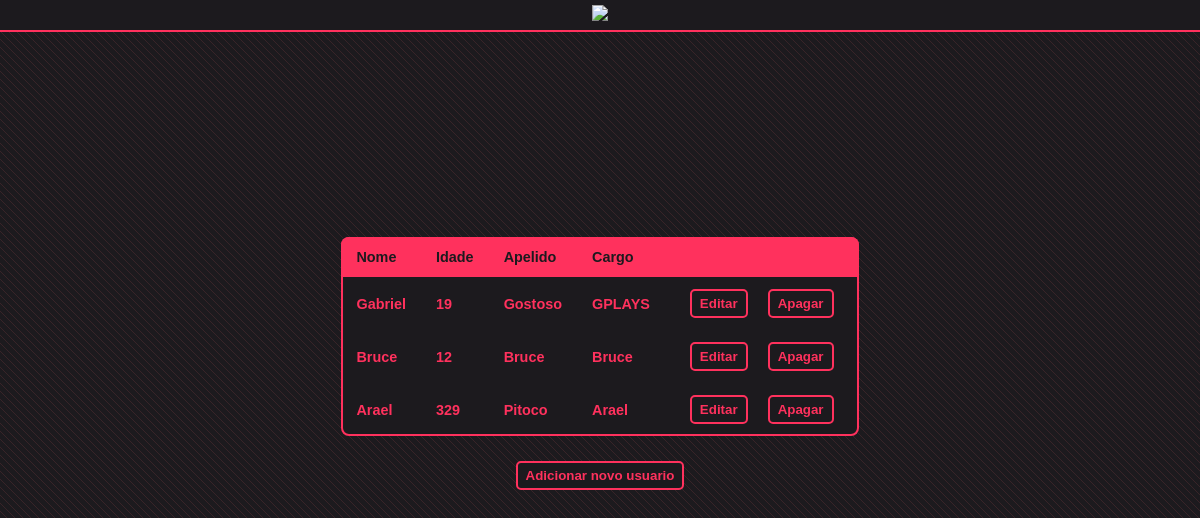
Before: / with the older database file.
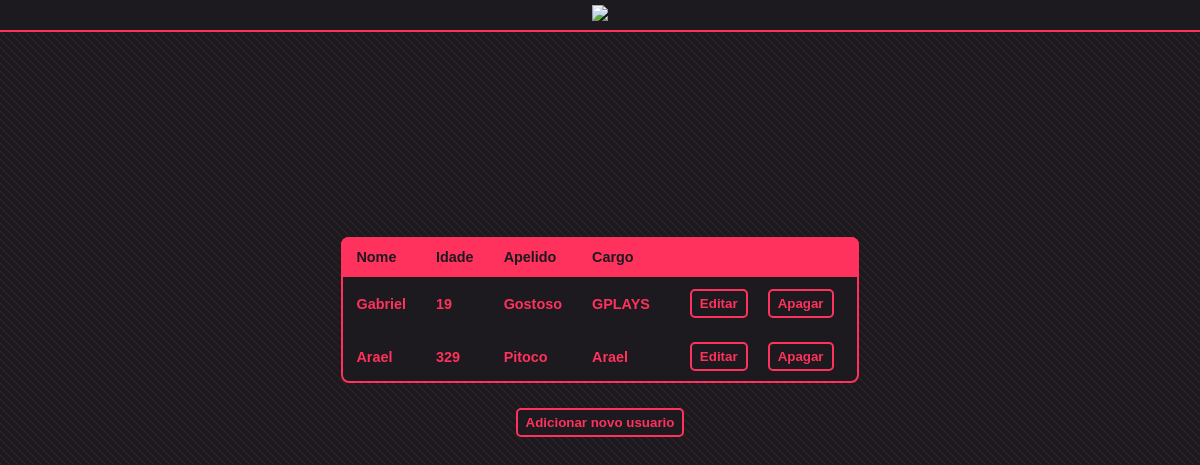
After: the same page with the newer database file.
### gplaysapi/models.py (models this page shows)
class Usuario(models.Model):
  Nome = models.CharField(max_length=50)
  Idade = models.IntegerField()
  Apelido = models.CharField(max_length=30)
  Cargo = models.CharField(max_length=30)

### gplaysapi/views.py (the view)
# urls.py: 2. Add a URL to urlpatterns:  path('', views.home, name='home')
def home(request):
    data = {}
    data['usuarios'] = Usuario.objects.all()
    return render(request, 'home.html', data)

### gplaysapi/templates/home.html (shortened to what this page needs)
<!DOCTYPE html>
<html lang="pt-br">
  <head>
    <header>
      <div class="logo">
        <img src="https://i.imgur.com/rF3bLoo.png">
      </div>
    </header>
  </head>
  <body>
    <div id="tabela">
      <div>
        <table class="styled-table">
          <thead>
            <tr>
              <th>Nome</th>
              <th>Idade</th>
              <th>Apelido</th>
              <th>Cargo</th>
              <th></th>
            </tr>
          </thead>
          <tbody>
            {% for usuario in usuarios %}
              <tr>
                <td>{{usuario.Nome}}</td>
                <td>{{usuario.Idade}}</td>
                <td>{{usuario.Apelido}}</td>
                <td>{{usuario.Cargo}}</td>
                <td class="table-buttons">
                  <button class="botao">
                    <a href="/edit/{{usuario.id}}">Editar</a>
                  </button>
                  <button class="botao">
                    <a href="/delete/{{usuario.id}}">Apagar</a>
                  </button>
                </td>
              </tr>
            {% endfor %}
          </tbody>
        </table>
      </div>
      <div id="divb">
        <button class="botao">
          <a href="/create">Adicionar novo usuario</a>
        </button>
      </div>
    </div>
  </body>
</html>

### gplaysapi/templates/home.html (style rules this page uses)
* { margin: 0; padding: 0; box-sizing: border-box; font-family: sans-serif; }
header { border-bottom: 2px solid #ff315d; text-align: center; color: #ff315d; background:#1c1a1e; }
.logo img { max-height: 40px; width:auto; margin:5px; }
body { height: 100vh; opacity: 1; background-size: 8px 8px; background-image: repeating-linear-gradient(45deg, #382428 0, #382428 0.8px, #1c1a1e 0, #1c1a1e 50%); }
#tabela { display: flex; width: 100%; height: auto; flex-direction: column; justify-content: center; align-items: center; margin-top: 15%; }
.styled-table { border-collapse: collapse; margin: 25px 0; font-size: 0.9em; min-width: 400px; box-shadow: 0 0 20px rgba(0, 0, 0, 0.15); max-width: 400px; overflow: hidden; border-radius:8px; box-shadow: 0px 0px 0px 2px #ff315d inset; background:#1c1a1e; }
.styled-table thead tr { background:#ff315d; color: #1c1a1e; text-align: left; }
.styled-table th, .styled-table td { padding: 12px 15px; }
.styled-table tbody tr { background: transparent; font-weight: bold; color: #ff315d; }
.styled-table tbody { background: transparent; font-weight: bold; }
.botao { border-radius: 5px; border: 2px solid #ff315d; background-color: #1c1a1e; outline: none; color: white; padding: 5px 8px 5px 8px; margin-left: 10px; margin-right: 10px; cursor: pointer; transition: border 0.5s ease; }
.botao a { text-decoration: none; color: #ff315d; font-weight: bold; transition: color 0.5s ease; }
.table-buttons { display: flex; }
.table-buttons .botao a { color: #ff315d; font-weight: bold; transition: color 0.5s ease; }

Changed rows visible on the page:
removed Usuario: Nome "Bruce", Idade "12", Apelido "Bruce", Cargo "Bruce"
